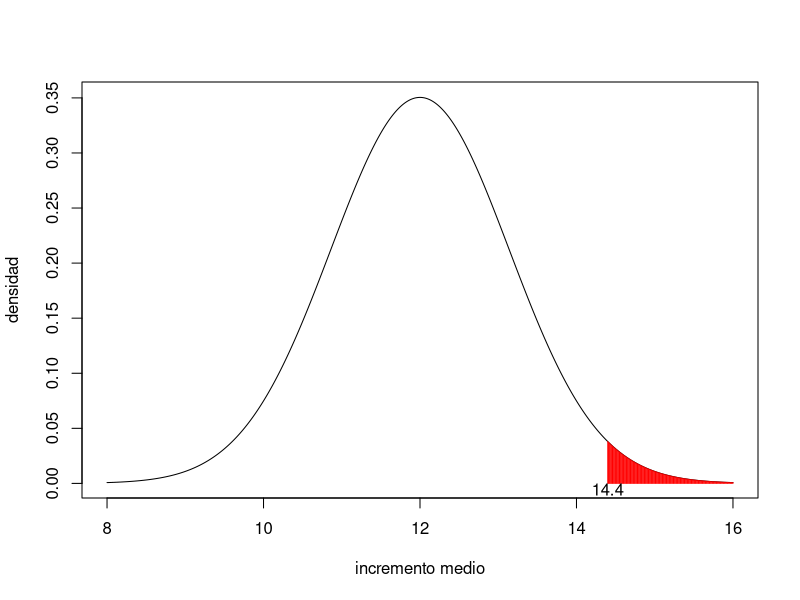
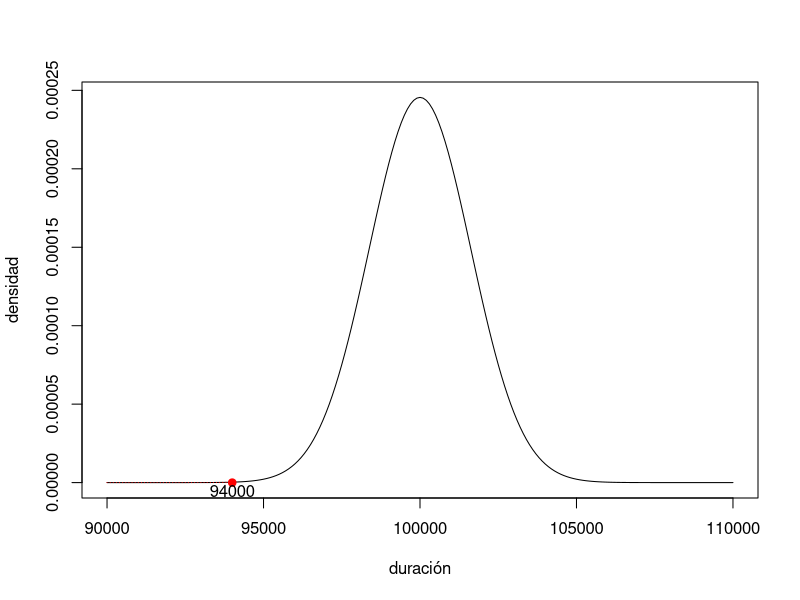

R code for these plots, in order:
## ---- chunk 1
x=seq(from=8,to=16,by=0.01)
plot(x,dnorm(x,12,3.6/sqrt(10)),type="l",xlab="incremento medio",ylab="densidad")
x2=seq(from=14.4,to=16,by=0.01)
y2=dnorm(x2,12,3.6/sqrt(10))
lines(x2,y2,type="h",col="red")
text(14.4,-0.005,"14.4")
## ---- chunk 2
options(scipen=999)
## ---- chunk 3
x=seq(from=90000,to=110000,by=100)
plot(x,dnorm(x,100000,6500/4),type="l",xlab="duración",ylab="densidad")
x2=seq(from=90000,to=94000,by=100)
y2=dnorm(x2,100000,6500/4)
lines(x2,y2,type="h",col="red")
points(94000,0,col="red",cex=1,pch=19)
text(94000,-0.000005,"94000")
